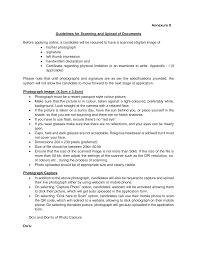
#> input picture Image Processing/doc.png, 197 x 255 px
$ jupyter execute Document_Scanner.ipynb
#> lines starting #> are read from the running program, lines starting #| are printed output that depends on the picture
[cell 1]
#CamScanner
#Image Transformation - Translate ,Rotate,Resize
#Perspective

[cell 2]
import cv2
import numpy as np
import matplotlib.pyplot as plt

[cell 3]
img=cv2.imread('doc.png')
#> img is the input picture: shape (255, 197, 3); min 0, max 255, mean 244.1

[cell 4]
img.shape
#> Out = (255, 197, 3)

[cell 5]
rows,cols=img.shape[:2]
#> rows = 255; cols = 197

[cell 6]
plt.imshow(img)
plt.show()

[cell 7]
# Create translation matrix
#Format : [[1,0,tx],[0,1,ty]]
#tx- shift along x-axis(right)
#ty- shift along y-axis(down)
matrix=np.float32([[1,0,10],[0,1,50]])

#Apply translation
translated = cv2.warpAffine(img, matrix, (cols, rows))
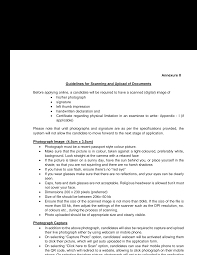
#> translated: shape (255, 197, 3); min 0, max 255, mean 184.1
plt.imshow(translated)
plt.show()

[cell 8]
#Rotation
#define center of rotation
center=(cols//2,rows//2)
#> center = (98, 127)

[cell 9]
# Parameters: center, angle, scale
#angle- angle of rotation in degree(positive-anticlockwise, negative-clockwise)
#scale - zoom (1- original size, >1- zoom in, <1- zoom out)
matrix=cv2.getRotationMatrix2D(center, 45, 1)

#Apply rotation
rotated=cv2.warpAffine(img, matrix, (cols, rows))
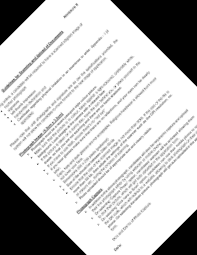
#> rotated: shape (255, 197, 3); min 0, max 255, mean 195.4
plt.imshow(rotated)
plt.show()

[cell 10]
#Resize the image
#Parameters: image, (weidth, height)
resized=cv2.resize(img, (160, 160))
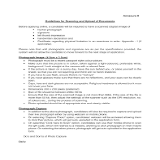
#> resized: shape (160, 160, 3); min 69, max 255, mean 244.1
plt.imshow(resized)
plt.show()

[cell 11]
#Perspective Transformation
#Concept: tilted document  -> top down flat view

# *format= define 4 source points(4 corners of document in original image)
#top left, top right, bottom right, bottom left
points1=np.float32([[32,15],[70,25],[85,61],[53,70]])

#Define destination points (4 corners of output image)
points2=np.float32([[0,0],[40,0],[40,60],[0,60]])

matrix=cv2.getPerspectiveTransform(points1, points2)

#Apply perspective transformation
result=cv2.warpPerspective(img, matrix, (40,60))
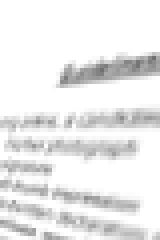
#> result: shape (60, 40, 3) (shown 4 times larger); min 112, max 255, mean 235.1
plt.imshow(result)
plt.show()

[cell 12]
img=cv2.resize(img, (300,300))
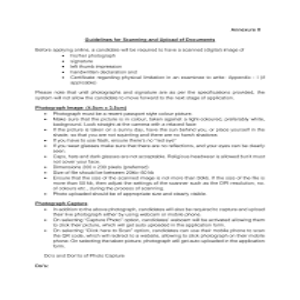
#> img: shape (300, 300, 3); min 55, max 255, mean 244.1
